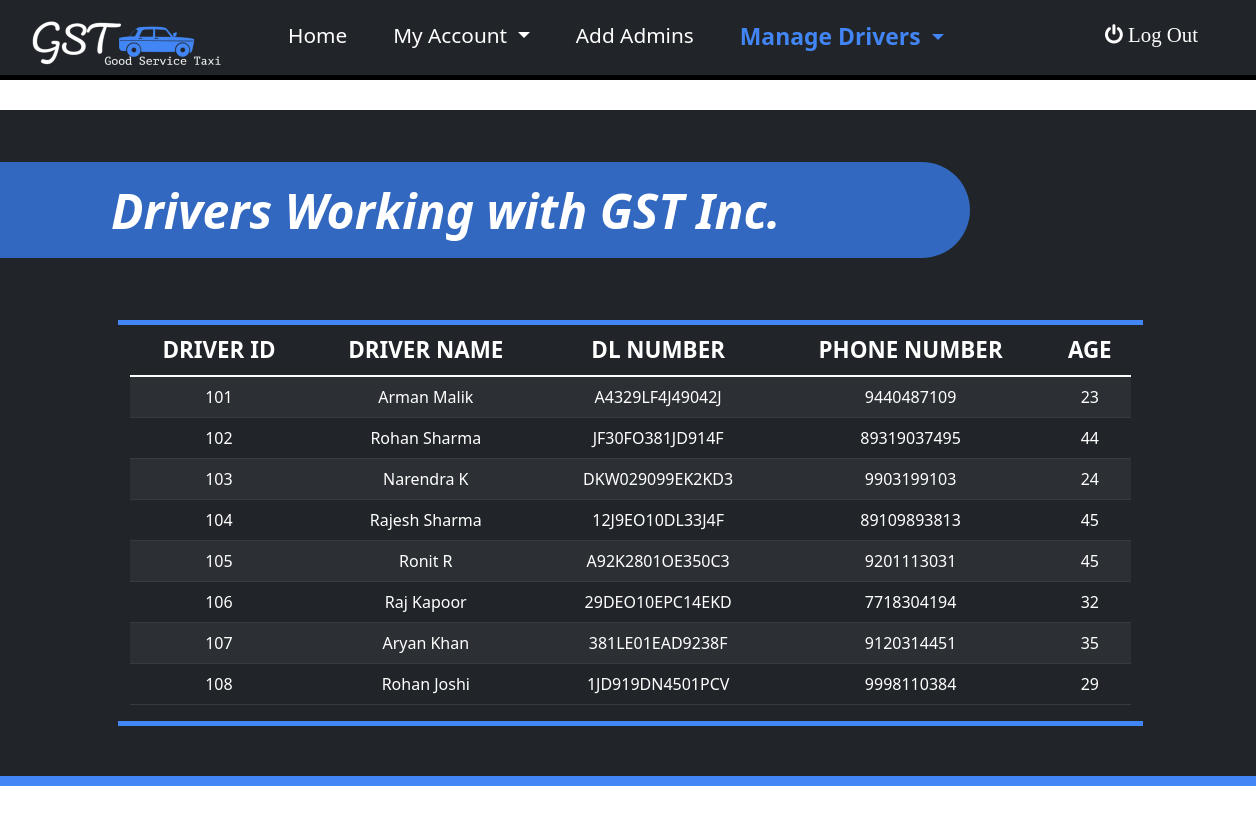
The page /ViewDrivers (upper part) on the database as committed earlier.
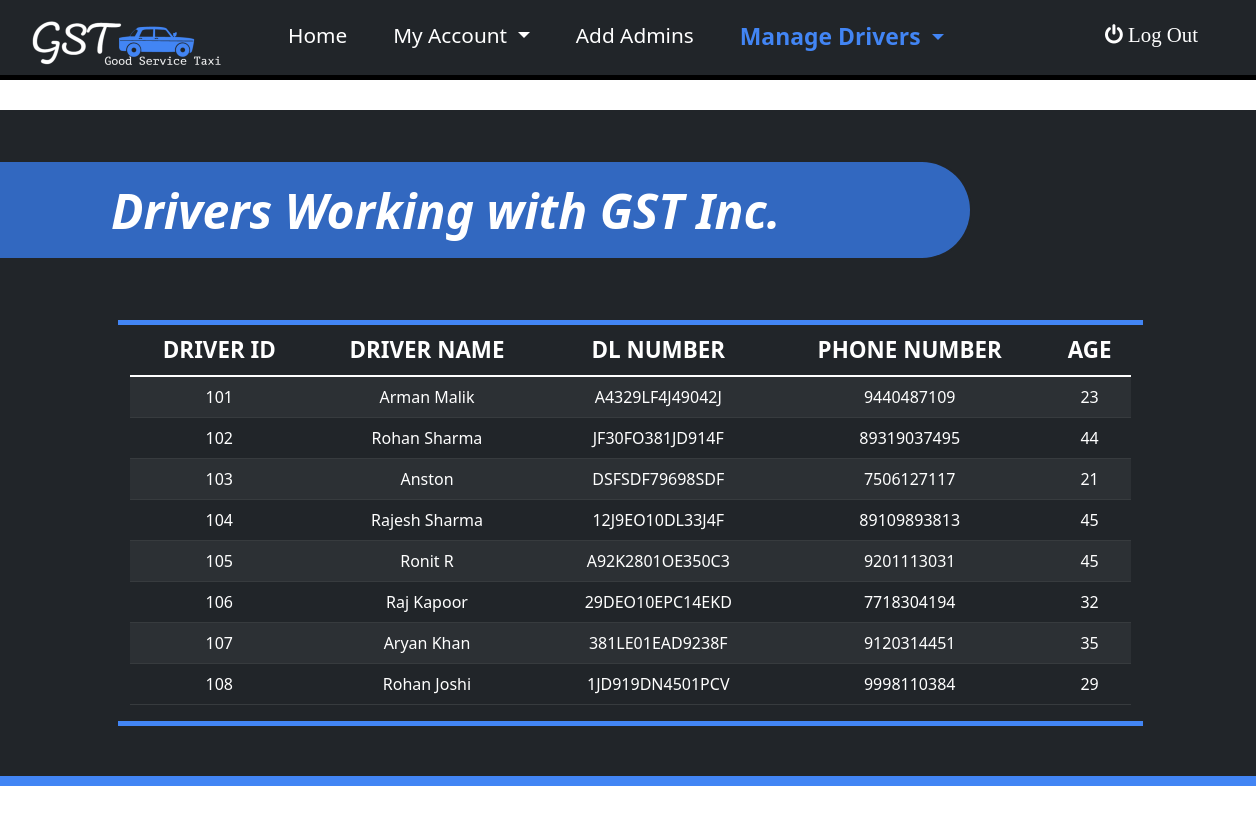
The same page on the database as committed later.
### tables this page shows
CREATE TABLE driver(
driver_id integer PRIMARY KEY,
Dname varchar2(20) NOT NULL,
DL_no number(10) UNIQUE NOT NULL,
dph_no number(10) NOT NULL,
Age number(2),
admin_id REFERENCES admin(admin_id) DEFAULT 101);

### app.py (the view)
@app.route('/ViewDrivers',methods=("GET","POST"))
def ViewDrivers():
    con = sqlite3.connect("DBMS.db")
    cur = con.cursor()
    query = "SELECT * FROM DRIVER ORDER BY DRIVER_ID"
    cur.execute(query)
    rows = cur.fetchall()
    con.close()
    return render_template('ViewDrivers.html',adminid=adminid,rows=rows)

### templates/ViewDrivers.html (shortened to what this page needs)
{% extends "AdminBase.html" %}
{% block content %}
<div class="row" id="mainContainer">
  <h1 class="title2">Drivers Working with GST Inc.</h1>
  <div id="table" class="col-10 offset-1"  >
    <table class="table table-dark table-striped">
        <thead>
            <tr>
              <th scope="col">DRIVER ID</th>
              <th scope="col">DRIVER NAME</th>
              <th scope="col">DL NUMBER</th>
              <th scope="col">PHONE NUMBER</th>
              <th scope="col">AGE</th>
            </tr>
        </thead>
        <tbody>
            {% for rowdata in rows %}
            <tr>
              <td>{{rowdata[0]}}</td>
              <td>{{rowdata[1]}}</td>
              <td>{{rowdata[2]}}</td>
              <td>{{rowdata[3]}}</td>
              <td>{{rowdata[4]}}</td>
            </tr>
            {% endfor %}
        </tbody>
    </table>
  </div>
</div>
{% endblock %}

### templates/AdminBase.html (shortened to what this page needs)
<!DOCTYPE html>
<html>
    <head>
        <link href="https://cdn.jsdelivr.net/npm/bootstrap@5.1.3/dist/css/bootstrap.min.css"
         rel="stylesheet"
>
         <link rel="stylesheet" href="https://cdn.jsdelivr.net/npm/bootstrap-icons@1.7.2/font/bootstrap-icons.css">
        <link href='https://cdnjs.cloudflare.com/ajax/libs/font-awesome/4.4.0/css/font-awesome.css' rel='stylesheet'>
    </head>
    <body>
        <nav class="navbar navbar-expand-lg navbar navbar-dark bg-dark">
            <div class="container-fluid">
              <a class="navbar-brand" href="/Adminindex"><img src="{{url_for('static',filename='images/logo12.png')}}" align="left" /></a>
              <div class="collapse navbar-collapse" id="navbarNavDropdown">
                <ul class="navbar-nav">
                  <li class="nav-item">
                    <a class="nav-link active" id="homeBtn" aria-current="page" href="/Adminindex">Home</a>
                  </li>
                  <li class="nav-item dropdown">
                    <a class="nav-link dropdown-toggle" id= "myAccountBtn" href="#"  role="button" data-bs-toggle="dropdown" aria-expanded="false">
                      My Account
                    </a>
                  </li>
                  <li class="nav-item">
                    <a class="nav-link" id="addAdminBtn" href="/AddAdmin">Add Admins</a>
                  </li>
                  <li class="nav-item dropdown">
                    <a class="nav-link dropdown-toggle" href="#" id="manageDriversBtn" role="button" data-bs-toggle="dropdown" aria-expanded="false">
                      Manage Drivers
                    </a>
                  </li>
                  <li id="logoutBtn" class="nav-item">
                    <a class="nav-link fa fa-power-off" href="/AdminLogin">&nbsp;Log Out</a>
                  </li>
                </ul>
              </div>
            </div>
          </nav>
        {% block content %}
        {% endblock %}
  </body>
</html>

### templates/ViewDrivers.html (style rules this page uses)
#mainContainer { background-color: #212529;margin-top: 30px; color: white;padding-left: 50px; border-bottom: 10px #4285F4 solid; }
.title2 { color: white;font-weight: 700;margin-left: -50px;background-color: #4285F4;padding-top: 20px; padding-left: 20%;border-top-right-radius: 50px;border-bottom-right-radius: 50px; width: 80%;height: 100px; border: 2px #212529 solid; border-left: 0px;margin-bottom: 60px;margin-top: 50px; font-size: 3em;font-style: italic; }
#table { margin-top: 0px; margin-bottom: 50px; margin-left: 80px; border-top: 5px #4285F4 solid; border-bottom: 5px #4285F4 solid; }
th { font-size: 1.4em;text-align: center; }
tr { text-align: center; }

### templates/AdminBase.html (style rules this page uses)
.nav-link { color: white !important; }
.navbar { height: 80px;font-size: 1.3em; border-bottom: 5px black solid; }
.navbar li { margin-left: 30px; }
.nav-item .active { color:#4285F4 !important;font-weight: 600; font-size: 1.1em; }
#logoutBtn { margin-top: 5px;position: absolute;right: 50px; }
.title2 { color: white;font-weight: 700;margin-left: -50px;background-color: #3268c0;padding-top: 20px; padding-left: 10%;border-top-right-radius: 50px;border-bottom-right-radius: 50px; width: 80%;height: 100px; border: 2px #212529 solid; border-left: 0px;margin-bottom: 60px;margin-top: 50px; font-size: 3em;font-style: italic; }

Rows that differ between the two databases and show on the page:
changed driver id 103: Dname "Narendra K" → "Anston"; DL_no "DKW029099EK2KD3" → "DSFSDF79698SDF"; dph_no "9903199103" → "7506127117"; Age "24" → "21"
